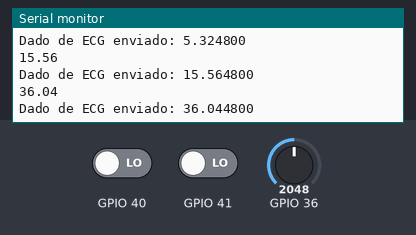
A sketch run on a simulated ESP32. Shown: the last lines printed to the serial monitor. The test bench sets the inputs (shaded band); at power-on: GPIO 36 = 2048, GPIO 40 LOW, GPIO 41 LOW. WiFi joins after 1.5 s; servers stay silent unless stated.

Above: at 2.9 s.
3.0 s: GPIO 36 set to 2866
At 3.06 s:
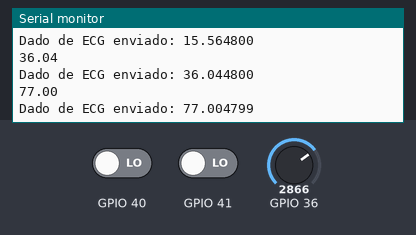
4.5 s: GPIO 36 set to 3603
At 4.67 s:
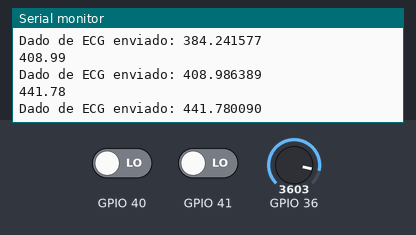
Timing chart, 0 to 7.5 s (numbered marks = the images above; inputs shaded):
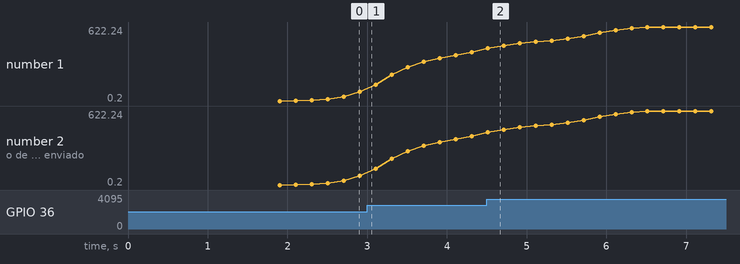

The sketch:

esp32_Websocket.ino
```cpp
#include <WiFi.h>
#include <ArduinoWebsockets.h>

using namespace websockets;

// Configurações da rede Wi-Fi
const char* ssid = "CLARO_2GEA41ED";
const char* password = "B8EA42ED";

// URL do WebSocket do servidor
const char* ws_server = "ws://localhost:8080";  // Substitua pelo IP do servidor

const int FIR_ORDER = 13;
float firCoefficients[FIR_ORDER] = {
    0.0001, 0.0005, 0.0020, 0.0050, 0.0100, 0.0200,
    0.0300, 0.0400, 0.0300, 0.0200, 0.0100, 0.0050,
    0.0001
};
float firBuffer[FIR_ORDER];

unsigned long lastSampleTime = 0;
const unsigned long sampleInterval = 2778; // 360Hz (2.78 ms)

WebsocketsClient client;

void setup() {
    Serial.begin(115200);

    pinMode(41, INPUT);
    pinMode(40, INPUT);

    // Conectar ao WiFi
    WiFi.begin(ssid, password);
    while (WiFi.status() != WL_CONNECTED) {
        delay(500);
        Serial.print(".");
    }
    Serial.println("\nConectado ao WiFi");

    // Configurar o WebSocket
    client.onMessage([](WebsocketsMessage message) {
        Serial.print("Recebido do servidor: ");
        Serial.println(message.data());
    });

    // Conectar ao WebSocket
    client.connect(ws_server);

    // Inicializar buffer do filtro FIR
    for (int i = 0; i < FIR_ORDER; i++) {
        firBuffer[i] = 0.0;
    }
}

float applyFIRFilter(int input) {
    for (int i = FIR_ORDER - 1; i > 0; i--) {
        firBuffer[i] = firBuffer[i - 1];
    }
    firBuffer[0] = input;

    float output = 0.0;
    for (int i = 0; i < FIR_ORDER; i++) {
        output += firCoefficients[i] * firBuffer[i];
    }

    return output;
}

void publishECGData() {
    unsigned long currentTime = micros();
    if (currentTime - lastSampleTime >= sampleInterval) {
        lastSampleTime = currentTime;

        if ((digitalRead(40) == 1) || (digitalRead(41) == 1)) {
          Serial.println(".");

        }else{
          int ecgValue = analogRead(A0);
          float filteredValue = applyFIRFilter(ecgValue);

          Serial.println(filteredValue);
          String message = String(filteredValue, 6);
          client.send(message);
          Serial.print("Dado de ECG enviado: ");
          Serial.println(message);
        }
    }
}

void loop() {
    // Verificar se o cliente está conectado
    if (client.available()) {
        client.poll();
    }

    // Se o cliente não estiver mais conectado, reconectar
    if (!client.connect(ws_server)) {
        client.connect(ws_server);
    } else {
        publishECGData();
    }
}
```

Measured:
- after the input at 4.5 s, the serial monitor: prints a new line at once (image 2)
- plotted number 1: 77 → 408.99 after the input at 3.0 s, 408.99 → 622.24 after the input at 4.5 s
- plotted number 2: 77 → 408.99 after the input at 3.0 s, 408.99 → 622.24 after the input at 4.5 s
